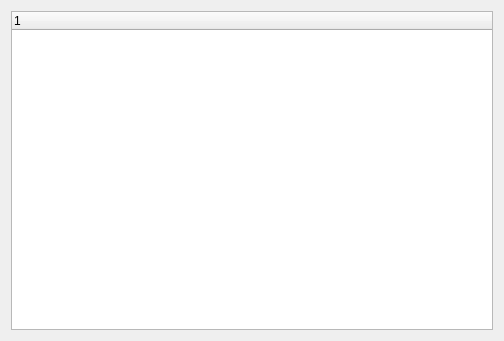
<?xml version="1.0" encoding="UTF-8"?>
<ui version="4.0">
 <class>Widget</class>
 <widget class="QWidget" name="Widget">
  <property name="geometry">
   <rect>
    <x>0</x>
    <y>0</y>
    <width>504</width>
    <height>341</height>
   </rect>
  </property>
  <property name="windowTitle">
   <string>Widget</string>
  </property>
  <layout class="QVBoxLayout" name="verticalLayout">
   <item>
    <widget class="QTreeWidget" name="treeWidget">
     <column>
      <property name="text">
       <string notr="true">1</string>
      </property>
     </column>
    </widget>
   </item>
  </layout>
 </widget>
 <layoutdefault spacing="6" margin="11"/>
 <resources/>
 <connections/>
</ui>
